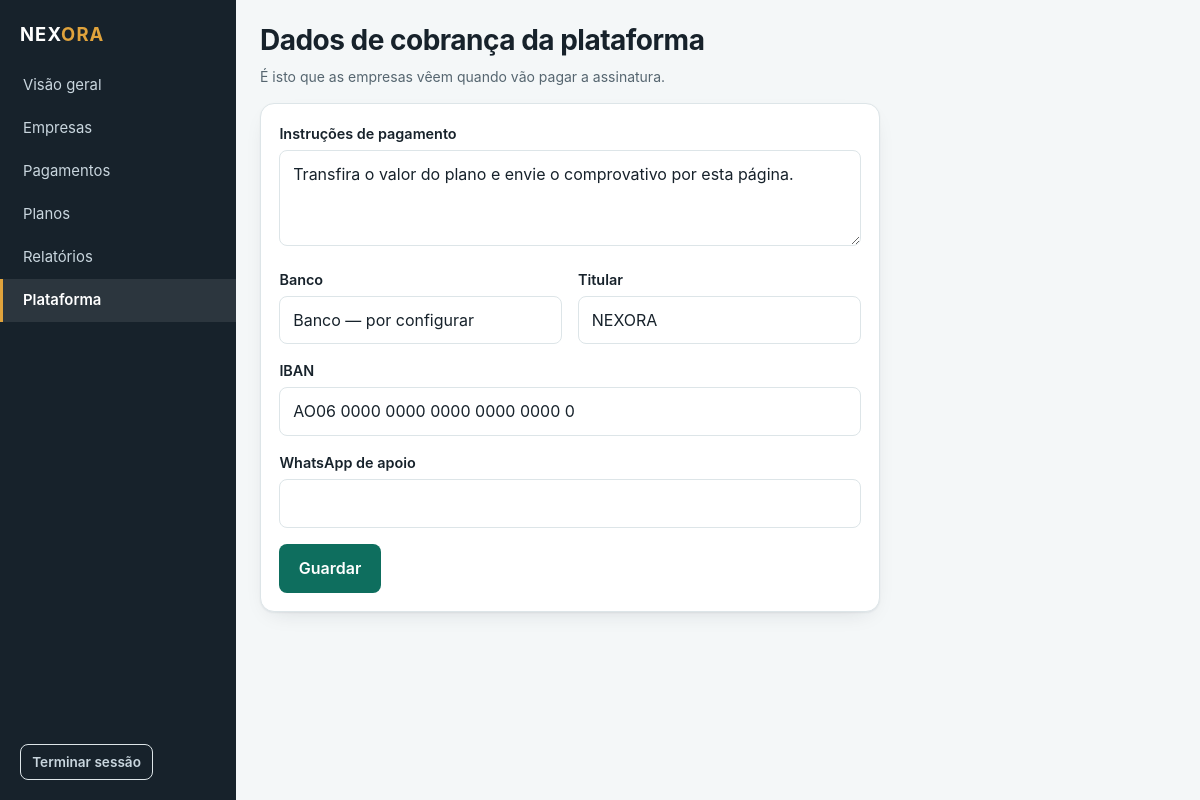
Page /plataforma/definicoes (signed in) on the committed database.
### tables this page shows
CREATE TABLE platform_settings (
    key   TEXT PRIMARY KEY,
    value TEXT
);

### blueprints/owner.py (the view, shortened to what this page needs)
@bp.route("/definicoes", methods=["GET", "POST"])
def settings():
    chaves = ["payment_instructions", "bank_name", "bank_iban", "bank_holder",
              "support_whatsapp"]
    valores = {r["key"]: r["value"] for r in query("SELECT * FROM platform_settings", ())}
    return render_template("owner/settings.html", valores=valores, chaves=chaves)

### blueprints/owner.py (called while the page is built)
@bp.before_request
@owner_required
def _guard():
    pass

### db.py (called while the page is built)
def get_db():
    if "db" not in g:
        conn = sqlite3.connect(
            current_app.config["DATABASE_PATH"],
            detect_types=sqlite3.PARSE_DECLTYPES,
        )
        conn.row_factory = sqlite3.Row
        conn.execute("PRAGMA foreign_keys = ON")
        conn.execute("PRAGMA journal_mode = WAL")
        g.db = conn
    return g.db

def query(sql, params=(), one=False):
    cur = get_db().execute(sql, params)
    rows = cur.fetchall()
    cur.close()
    if one:
        return rows[0] if rows else None
    return rows

### security.py (called while the page is built)
def load_logged_in_user():
    uid = session.get("user_id")
    g.user = None
    if uid is None:
        return
    user = query(
        "SELECT * FROM users WHERE id = ? AND status = 'active'", (uid,), one=True
    )
    if user is None:
        session.clear()
        return
    g.user = user

def csrf_token():
    if "csrf_token" not in session:
        session["csrf_token"] = secrets.token_urlsafe(32)
    return session["csrf_token"]

def owner_required(view):
    @wraps(view)
    def wrapped(*args, **kwargs):
        user = g.get("user")
        if user is None:
            return redirect(url_for("auth.login", next=request.path))
        if user["role"] != ROLE_OWNER:
            abort(403)
        return view(*args, **kwargs)
    return wrapped

### templates/owner/settings.html (shortened to what this page needs)
{% extends "base_admin.html" %}
{% block nav %}{% include "_nav_owner.html" %}{% endblock %}
{% block content %}
<h1>Dados de cobrança da plataforma</h1>
<p class="mudo pequeno">É isto que as empresas vêem quando vão pagar a assinatura.</p>
<div class="cartao" style="max-width:620px">
  <form method="post">
    <div class="campo"><label for="payment_instructions">Instruções de pagamento</label>
      <textarea id="payment_instructions" name="payment_instructions">{{ valores.get('payment_instructions','') }}</textarea></div>
    <div class="grelha-form">
      <div class="campo"><label for="bank_name">Banco</label>
        <input id="bank_name" name="bank_name" value="{{ valores.get('bank_name','') }}"></div>
      <div class="campo"><label for="bank_holder">Titular</label>
        <input id="bank_holder" name="bank_holder" value="{{ valores.get('bank_holder','') }}"></div>
    </div>
    <div class="campo"><label for="bank_iban">IBAN</label>
      <input id="bank_iban" name="bank_iban" value="{{ valores.get('bank_iban','') }}"></div>
    <div class="campo"><label for="support_whatsapp">WhatsApp de apoio</label>
      <input id="support_whatsapp" name="support_whatsapp" value="{{ valores.get('support_whatsapp','') }}"></div>
    <button class="btn">Guardar</button>
  </form>
</div>
{% endblock %}

### static/css/style.css (style rules this page uses)
:root { --verde: #0E6E5E; --verde-fundo: #E6F2EF; --verde-escuro: #0A5346; --ouro: #E0A33C; --ouro-fundo: #FBF0DC; --tinta: #17222B; --tinta-media: #566670; --tinta-fraca: #8A98A1; --superficie: #F4F7F8; --branco: #FFFFFF; --linha: #DDE5E8; --erro: #B3261E; --erro-fundo: #FBE9E7; --r-pq: 8px; --r-md: 14px; --r-gd: 22px; --sombra: 0 1px 2px rgba(23, 34, 43, .06), 0 8px 24px -12px rgba(23, 34, 43, .18); --largura: 1080px; }
* { box-sizing: border-box; }
html { -webkit-text-size-adjust: 100%; }
body { margin: 0; font-family: -apple-system, BlinkMacSystemFont, "Segoe UI", Roboto, "Helvetica Neue", Arial, sans-serif; font-size: 16px; line-height: 1.55; color: var(--tinta); background: var(--superficie); }
h1, h2, h3, h4 { line-height: 1.2; margin: 0 0 .5rem; letter-spacing: -.018em; }
h1 { font-size: 1.75rem; font-weight: 700; }
p { margin: 0 0 1rem; }
.mudo { color: var(--tinta-media); }
.pequeno { font-size: .875rem; }
.btn { display: inline-flex; align-items: center; justify-content: center; gap: .45rem; padding: .7rem 1.15rem; border-radius: var(--r-pq); border: 1px solid transparent; background: var(--verde); color: #fff; font: inherit; font-weight: 600; cursor: pointer; text-decoration: none; transition: background .15s ease; }
label { display: block; font-weight: 600; font-size: .9rem; margin-bottom: .3rem; }
input, select, textarea { width: 100%; padding: .68rem .8rem; font: inherit; color: var(--tinta); background: var(--branco); border: 1px solid var(--linha); border-radius: var(--r-pq); }
textarea { min-height: 96px; resize: vertical; }
.campo { margin-bottom: 1rem; }
.grelha-form { display: grid; gap: 0 1rem; grid-template-columns: 1fr 1fr; }
.cartao { background: var(--branco); border: 1px solid var(--linha); border-radius: var(--r-md); padding: 1.15rem; box-shadow: var(--sombra); }

### rows in the picture
platform_settings: payment_instructions "Transfira o valor do plano e envie o comprovativo por esta página."
platform_settings: bank_name "Banco — por configurar"
platform_settings: bank_holder "NEXORA"
platform_settings: bank_iban "AO06 0000 0000 0000 0000 0000 0"
